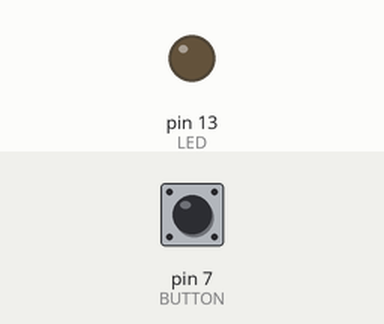
Simulated run of this sketch. Board: Arduino Uno, built with avr-gcc and run on an emulated ATmega328P. Shown: output pins drawn as LEDs (lit = HIGH). Dashed ring = blinking. Inputs (shaded band) come from the test bench; at power-on: pin 7 (BUTTON) LOW.

Above: at 1.2 s.
1.3 s: pin 7 (BUTTON) pulled HIGH for 3.2 s
At 1.6 s:
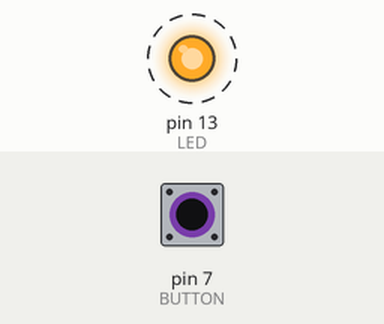
Timing chart, 0 to 5.8 s (numbered marks = the images above; inputs shaded):
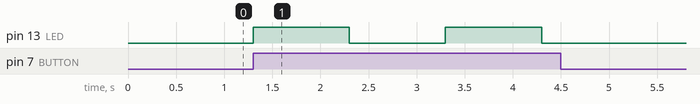

The sketch:

PRENDER_LED.ino
```cpp
#define LED 13
#define TIMELED 1000
#define BUTTON 7
void setup() {
  pinMode(LED, OUTPUT);
  pinMode(BUTTON, INPUT);
}

void loop() {
  if (digitalRead(BUTTON) == HIGH) {
    digitalWrite(LED, true);
    delay(TIMELED);
    digitalWrite(LED, false);
    delay(TIMELED);
  } else {
    digitalWrite(LED, false);
  }
}
```

Measured:
- after the input at 1.3 s, pin 13 (LED): alternates HIGH for 1.0 s and LOW for 1.0 s, 4 changes in all, then stays LOW, starting at once
